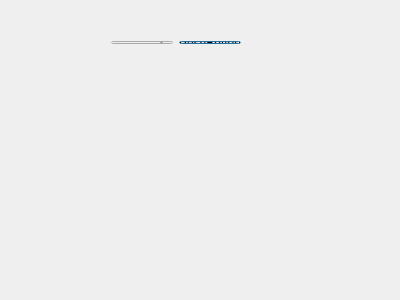
<?xml version="1.0" encoding="UTF-8"?>
<ui version="4.0">
 <class>Dialog</class>
 <widget class="QDialog" name="Dialog">
  <property name="geometry">
   <rect>
    <x>0</x>
    <y>0</y>
    <width>400</width>
    <height>300</height>
   </rect>
  </property>
  <property name="windowTitle">
   <string>Dialog</string>
  </property>
  <widget class="QWidget" name="">
   <property name="geometry">
    <rect>
     <x>100</x>
     <y>30</y>
     <width>152</width>
     <height>25</height>
    </rect>
   </property>
   <layout class="QHBoxLayout" name="horizontalLayout">
    <item>
     <widget class="QComboBox" name="comboBox"/>
    </item>
    <item>
     <widget class="QPushButton" name="pushButton">
      <property name="text">
       <string>PushButton</string>
      </property>
     </widget>
    </item>
   </layout>
  </widget>
 </widget>
 <layoutdefault spacing="6" margin="11"/>
 <resources/>
 <connections/>
</ui>
